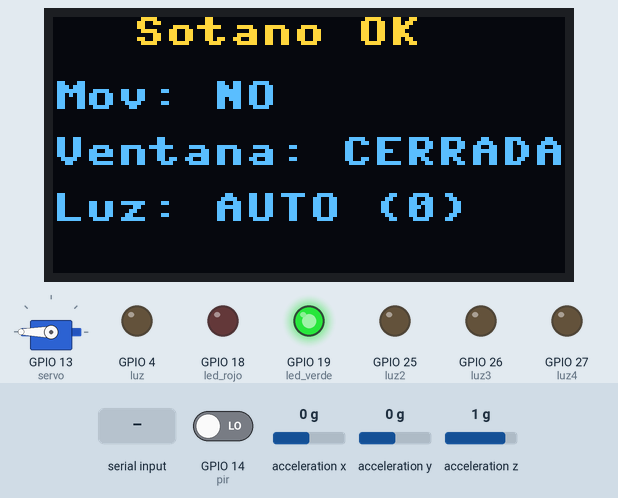
Recording of a program running on a simulated ESP32 board running MicroPython. Shown: servo, 128×64 one-colour display, output pins drawn as LEDs (lit = HIGH). Dashed ring = blinking. The inputs (shaded band) are chosen by the test bench; at power-on: acceleration x 0 g, acceleration y 0 g, GPIO 14 (pir) LOW, acceleration z 1 g. The OLED is the two-colour kind (top 16 rows yellow); servo angles are drawn from the pulse width (0.5 ms = 0°, 2.5 ms = 180°); the clock reads 2024-03-15 10:24:30 at power-on unless the program sets it; library files of the repository ran but are not shown: ssd1306.py; what the program prints to the serial console is not drawn.

Above: at 1.2 s.
1.3 s: acceleration x set to -0.4 g
2.8 s: acceleration x set to -0.7 g
At 3.8 s:
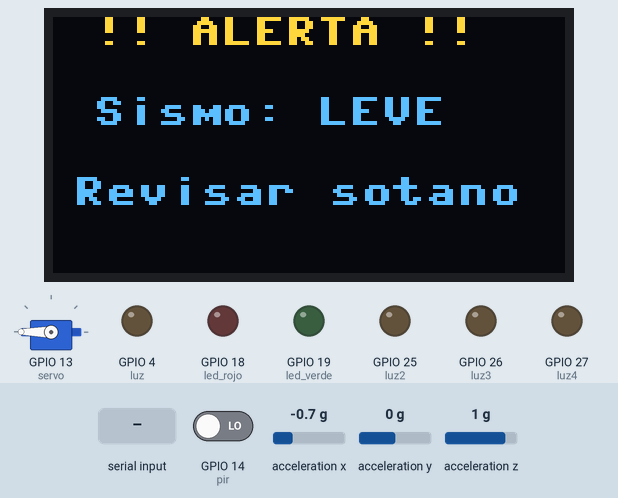
5.8 s: acceleration y set to -1.4 g
At 6.9 s:
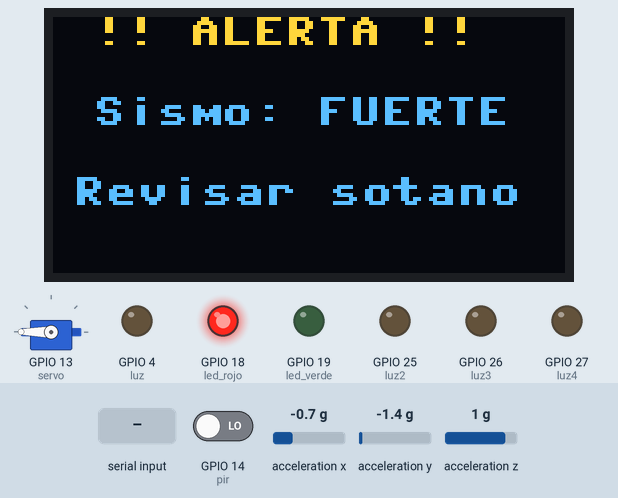
8.8 s: "W1" typed at the serial console, then Enter
At 9.9 s:
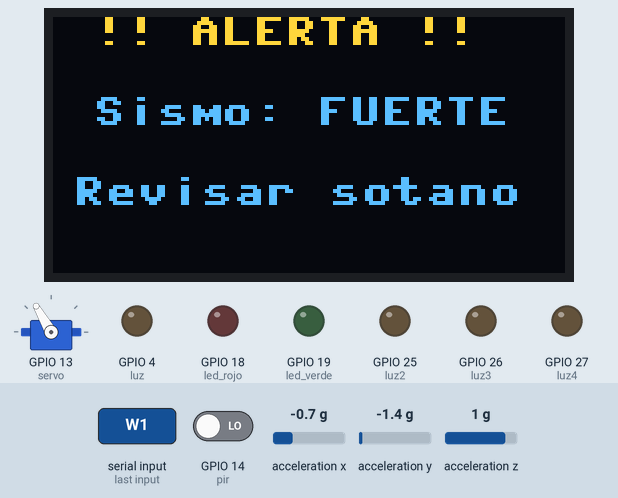
11.8 s: "L1" typed at the serial console, then Enter
At 12.9 s:
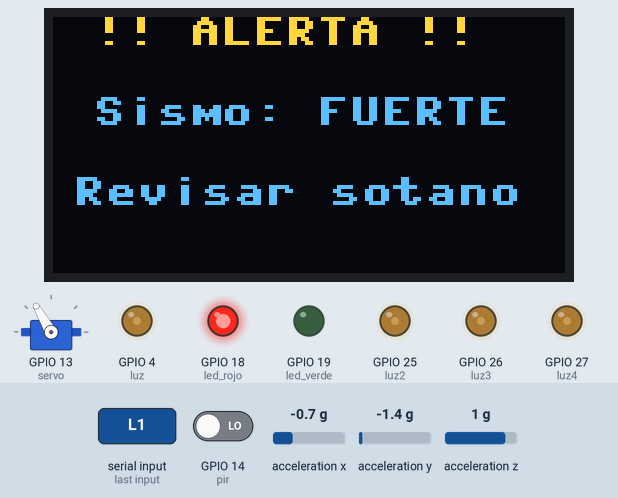
14.8 s: "W0" typed at the serial console, then Enter
At 16.8 s:
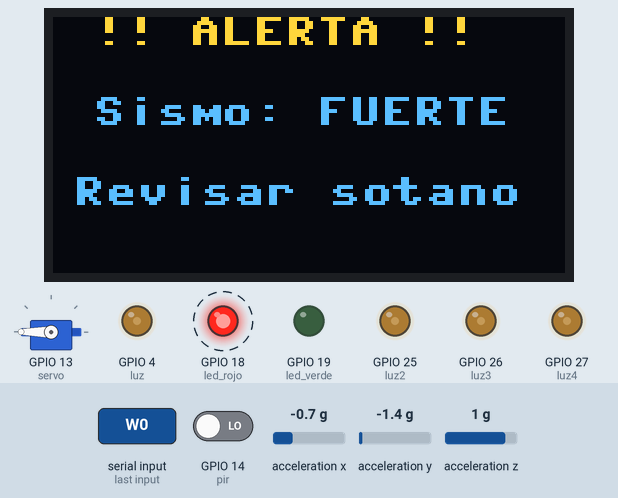
Timing chart, 0 to 18.8 s (numbered marks = the images above; inputs shaded):
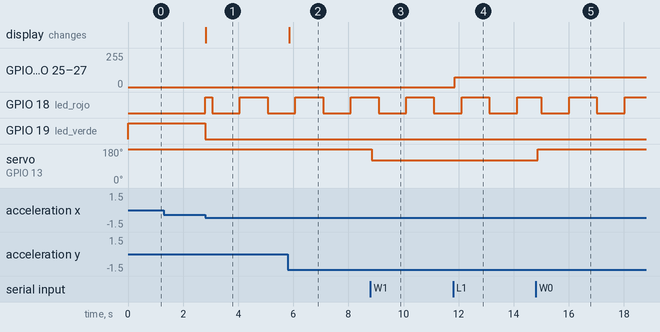

The program:

main.py
```python
import sys, select, time, math
from machine import Pin, PWM, I2C
import ssd1306

SERVO_PIN = 13
PIR_PIN = 14
LUZ_PIN = 4
LUZ_PIN_2 = 25
LUZ_PIN_3 = 26
LUZ_PIN_4 = 27
LED_ROJO_PIN = 18
LED_VERDE_PIN = 19
I2C_SDA = 21
I2C_SCL = 22

led_rojo = Pin(LED_ROJO_PIN, Pin.OUT)
led_verde = Pin(LED_VERDE_PIN, Pin.OUT)
led_rojo.value(0)
led_verde.value(1)

pir = Pin(PIR_PIN, Pin.IN)

servo = PWM(Pin(SERVO_PIN), freq=50)

def set_angle(angle):
    angle = max(0, min(180, angle))
    servo.freq(50)
    pulso_us = 500 + (angle / 180) * 2000
    duty = int(pulso_us / 20000 * 65535)
    servo.duty_u16(duty)

VENTANA_CERRADA = 180
VENTANA_ABIERTA = 120
ventana_abierta = False
set_angle(VENTANA_CERRADA)

luz = PWM(Pin(LUZ_PIN), freq=1000)
luz2 = PWM(Pin(LUZ_PIN_2), freq=1000)
luz3 = PWM(Pin(LUZ_PIN_3), freq=1000)
luz4 = PWM(Pin(LUZ_PIN_4), freq=1000)
luces = (luz, luz2, luz3, luz4)
for l in luces:
    l.duty(0)

NIVELES_LUZ = {0: 0, 1: 300, 2: 650, 3: 1023}
modo_luz_auto = True
nivel_luz_actual = 0

def aplicar_luz(nivel):
    global nivel_luz_actual
    nivel_luz_actual = nivel
    duty = NIVELES_LUZ.get(nivel, 0)
    for l in luces:
        l.duty(duty)

i2c = I2C(0, scl=Pin(I2C_SCL), sda=Pin(I2C_SDA), freq=400000)
oled = ssd1306.SSD1306_I2C(128, 64, i2c)

MPU_ADDR = 0x68
mpu_disponible = True
try:
    i2c.writeto_mem(MPU_ADDR, 0x6B, b'\x00')
except OSError:
    mpu_disponible = False
    print("MPU6050 no detectado: la alerta sísmica queda desactivada.")

def leer_accel():
    datos = i2c.readfrom_mem(MPU_ADDR, 0x3B, 6)

    def conv(alto, bajo):
        val = (alto << 8) | bajo
        if val > 32767:
            val -= 65536
        return val / 16384.0

    ax = conv(datos[0], datos[1])
    ay = conv(datos[2], datos[3])
    az = conv(datos[4], datos[5])
    return ax, ay, az

def magnitud_vibracion():
    if not mpu_disponible:
        return 0.0
    try:
        ax, ay, az = leer_accel()
        mag = math.sqrt(ax * ax + ay * ay + az * az)
        return abs(mag - 1.0)
    except OSError:
        return 0.0

UMBRAL_LEVE = 0.15
UMBRAL_FUERTE = 0.35

poll = select.poll()
poll.register(sys.stdin, select.POLLIN)

def procesar_comando(cmd):
    global ventana_abierta, modo_luz_auto
    cmd = cmd.strip()
    if cmd == 'W1':
        set_angle(VENTANA_ABIERTA)
        ventana_abierta = True
    elif cmd == 'W0':
        set_angle(VENTANA_CERRADA)
        ventana_abierta = False
    elif cmd == 'LA':
        modo_luz_auto = True
    elif cmd in ('L0', 'L1', 'L2', 'L3'):
        modo_luz_auto = False
        aplicar_luz(int(cmd[1]))

ultimo_movimiento = 0
TIEMPO_APAGADO_AUTO = 8
ultimo_parpadeo = 0
estado_parpadeo = False

print("Sótano inteligente listo. Esperando comandos y monitoreando sensores...")

while True:
    try:
        ahora = time.time()

        if poll.poll(0):
            linea = sys.stdin.readline()
            procesar_comando(linea)

        movimiento = pir.value()
        if movimiento:
            ultimo_movimiento = ahora
            if modo_luz_auto:
                aplicar_luz(2)
        else:
            if modo_luz_auto and (ahora - ultimo_movimiento > TIEMPO_APAGADO_AUTO):
                aplicar_luz(0)

        vib = magnitud_vibracion()
        if vib >= UMBRAL_FUERTE:
            alerta_sismica = True
            nivel_sismo = "FUERTE"
        elif vib >= UMBRAL_LEVE:
            alerta_sismica = True
            nivel_sismo = "LEVE"
        else:
            alerta_sismica = False
            nivel_sismo = ""

        if alerta_sismica:
            led_verde.value(0)
            if ahora - ultimo_parpadeo > 0.2:
                estado_parpadeo = not estado_parpadeo
                led_rojo.value(estado_parpadeo)
                ultimo_parpadeo = ahora
        else:
            led_rojo.value(0)
            led_verde.value(1)

        oled.fill(0)
        if alerta_sismica:
            oled.text("!! ALERTA !!", 10, 0)
            oled.text("Sismo: " + nivel_sismo, 10, 20)
            oled.text("Revisar sotano", 5, 40)
        else:
            oled.text("Sotano OK", 20, 0)
            oled.text("Mov: " + ("SI" if movimiento else "NO"), 0, 16)
            oled.text("Ventana: " + ("ABIERTA" if ventana_abierta else "CERRADA"), 0, 30)
            modo_txt = "AUTO" if modo_luz_auto else "MANUAL"
            oled.text("Luz: " + modo_txt + " (" + str(nivel_luz_actual) + ")", 0, 44)
            if not mpu_disponible:
                oled.text("(MPU6050 offline)", 0, 56)
        oled.show()

    except Exception as e:
        print("Error en el ciclo (ignorado, sigue corriendo):", e)

    time.sleep(0.1)
```

Measured:
- the behaviour switches between -0.5 and -0.6 g on acceleration x (found by bisection; images 0 and 1)
- after the input at 1.3 s, every drawn part: stays the same
- after the input at 2.8 s, GPIO 18 (led_rojo): LOW → HIGH at once, → LOW 0.25 s later, → HIGH 1.0 s later, → LOW 1.0 s later; GPIO 19 (led_verde): HIGH → LOW at once; the display: changes at once (image 1)
- after the input at 5.8 s, the display: changes after 0.05 s (image 2)
- after the input at 8.8 s, servo on GPIO 13 (servo): 180° → 120° at once
- after the input at 11.8 s, GPIO 4 (luz), GPIO 25 (luz2), GPIO 26 (luz3), GPIO 27 (luz4): 0/255 → 75/255 after 0.06 s
- after the input at 14.8 s, servo on GPIO 13 (servo): 120° → 180° after 0.08 s
